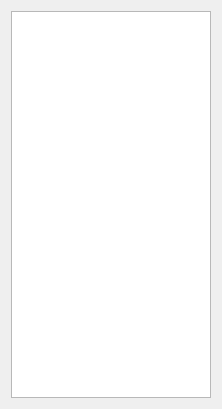
<?xml version="1.0" encoding="UTF-8"?>
<ui version="4.0">
 <class>ChartData</class>
 <widget class="QDialog" name="ChartData">
  <property name="geometry">
   <rect>
    <x>0</x>
    <y>0</y>
    <width>160</width>
    <height>409</height>
   </rect>
  </property>
  <property name="windowTitle">
   <string>Spring Data</string>
  </property>
  <layout class="QVBoxLayout" name="verticalLayout">
   <item>
    <widget class="QTextEdit" name="textEdit">
     <property name="sizePolicy">
      <sizepolicy hsizetype="Expanding" vsizetype="Expanding">
       <horstretch>0</horstretch>
       <verstretch>0</verstretch>
      </sizepolicy>
     </property>
     <property name="minimumSize">
      <size>
       <width>200</width>
       <height>0</height>
      </size>
     </property>
    </widget>
   </item>
  </layout>
 </widget>
 <resources/>
 <connections/>
</ui>
